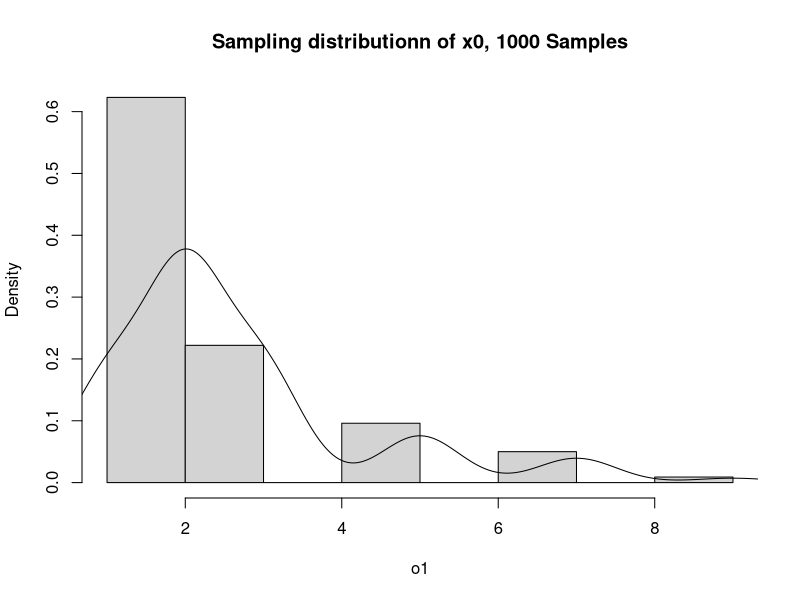

Write the R code that produced this figure.
## ---- chunk 1
x0 = c(1:3, 5, 7, 9)
p0 = c(.2, .4, .24, .10, .05, .01)
mu0 = sum(x0 * p0) / sum(p0)
print(mu0)
## ---- chunk 2
o1 = sample(x0, 1000, replace=T, prob = p0)
## ---- chunk 3
rs1 = hist(o1, prob=T, main='Sampling distributionn of x0, 1000 Samples')
lines(density(o1, adjust=3))
